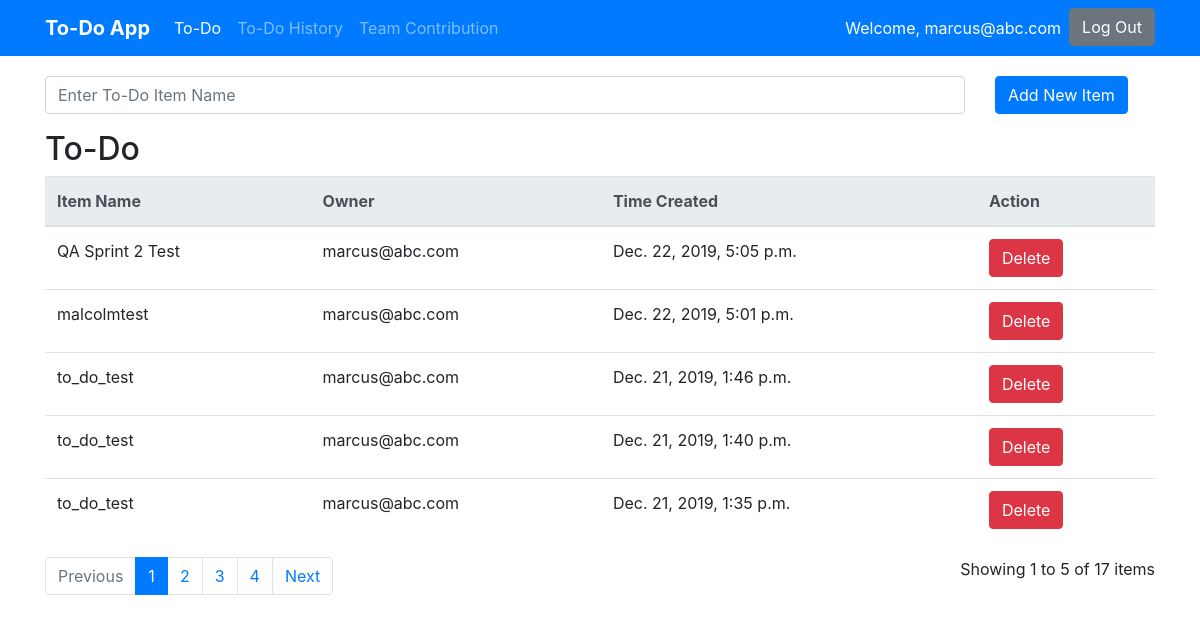
Page /To_do_page/ (signed in) on the earlier database version.
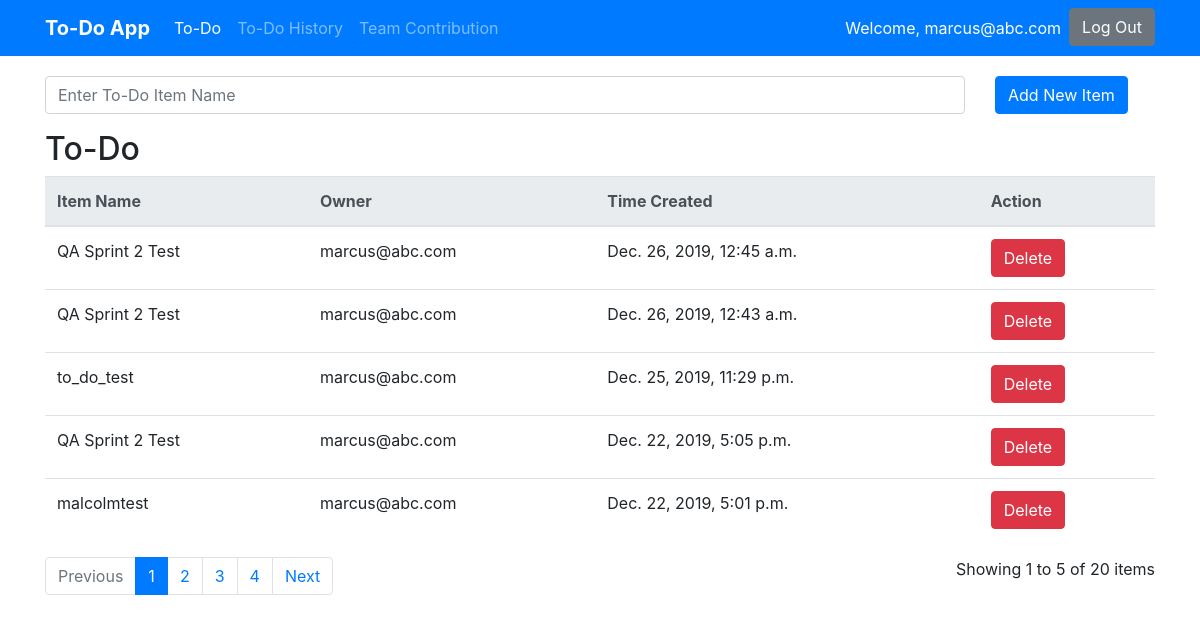
Same page on the later database version.
### To_do_page/models.py (models this page shows)
class ToDoItem(models.Model):
    owner = models.CharField(max_length=100)
    Todo = models.TextField()
    Timecreated = models.DateTimeField()

### To_do_page/views.py (the view, shortened to what this page needs)
# urls.py: path('To_do_page/', todoGreeting, name='todopage'),
def todoGreeting(request):
    context = {}
    own = get_user(request)
    all_todo = ToDoItem.objects.all().filter(owner=own).order_by('-Timecreated')
    paginator = Paginator(all_todo, 5)
    page = request.GET.get('page')
    if page is not None:
        all_todo = paginator.get_page(page)
        context['all_items'] = all_todo
    else:
        all_todo = paginator.get_page(1)
        context['all_items'] = all_todo
    return render(request, 'to_do.html', context)

### To_do_page/templates/to_do.html (shortened to what this page needs)
{% extends 'base.html' %}
{% block content %}
{% if user.is_authenticated %}
<form action="{% url 'todopage' %}" method="post">
	<div class="row">
			<div class="col-sm-8 col-md-9 col-lg-10">
				<div class="form-group" id="form-container">
					<input type="text" class="form-control" id="Todo" name="Todo" placeholder="Enter To-Do Item Name" required>
				</div>
			</div>
			<div class="col-sm-4 col-md-3 col-lg-2">
				<div id="add-btn-container">
					<button class="btn btn-primary" type="submit">Add New Item</button>
				</div>
			</div>
	</div>
</form>
<h2>To-Do</h2>
<table class="table" id="to-do-table">
	<thead class="thead-light">
		<tr>
			<th>Item Name</th>
			<th>Owner</th>
			<th>Time Created</th>
			<th>Action</th>
		</tr>
	</thead>
	<tbody>
		{% for todo_item in all_items %}
		<tr>
			<td name="todo">{{ todo_item.Todo }}</td>
			<td name="owner">{{ todo_item.owner }}</td>
			<td name="time_created">{{ todo_item.Timecreated }}</td>
			<td name="action">
				<form action="/deleteTodo/{{todo_item.id}}/{{todo_item.owner}}/{{todo_item.Todo}}/" method="post">
					<button name="delete" class="btn btn-danger" type="submit">Delete</button>
				</form>
			</td>
		</tr>
		{% endfor %}
	</tbody>
</table>
<div class="row">
	<div class="col-sm-8">
		{% if all_items.has_other_pages %}
		<ul class="pagination">
		  {% if all_items.has_previous %}
			<li class="page-item"><a class="page-link" href="?page={{ all_items.previous_page_number }}">Previous</a></li>
		  {% else %}
			<li class="page-item disabled"><span class="page-link">Previous</span></li>
		  {% endif %}
		  {% for i in all_items.paginator.page_range %}
			{% if all_items.number == i %}
			  <li class="page-item active"><span class="page-link">{{ i }} <span class="sr-only">(current)</span></span></li>
			{% else %}
			  <li class="page-item"><a class="page-link" href="?page={{ i }}">{{ i }}</a></li>
			{% endif %}
		  {% endfor %}
		  {% if all_items.has_next %}
			<li class="page-item"><a class="page-link" href="?page={{ all_items.next_page_number }}">Next</a></li>
		  {% else %}
			<li class="page-item disabled"><span class="page-link">Next</span></li>
		  {% endif %}
		</ul>
	  {% endif %}
	</div>
	<div class="col-sm-4">
		<p id="pagination-count">Showing {{ all_items.start_index }} to {{ all_items.end_index }} of {{ all_items.paginator.count }} items</p>
	</div>
</div>
{% else %}
<p class='error_msg'>You are not logged in</p>
<a class="btn btn-primary" href="{% url 'login' %}">Login</a>
{% endif %}
{% endblock %}

### templates/base.html (shortened to what this page needs)
{% load static %}
<!DOCTYPE html>
<html>
<head>
    <link rel="stylesheet" href="https://stackpath.bootstrapcdn.com/bootstrap/4.3.1/css/bootstrap.min.css"
>
    <link rel="stylesheet" href="{% static 'css/styles.css' %}">
</head>
<body>
    <nav class="navbar navbar-expand-md navbar-dark bg-primary">
        <div class="container">
            <a class="navbar-brand" href="{% url 'todopage' %}" style="font-weight: bold;">To-Do App</a>
            <div class="collapse navbar-collapse" id="navbarNav">
                <ul class="navbar-nav mr-auto">
                    {% if request.user.is_authenticated %}
                    <li class="nav-item {% if request.resolver_match.url_name == 'todopage' %}active{% endif %}">
                        <a class="nav-link" href="{% url 'todopage' %}">To-Do</a>
                    </li>
                    <li class="nav-item {% if request.resolver_match.url_name == 'todohistorypage' %}active{% endif %}">
                        <a class="nav-link" href="{% url 'todohistorypage' %}">To-Do History</a>
                    </li>
                    <li class="nav-item {% if request.resolver_match.url_name == 'contributionpage' %}active{% endif %}">
                        <a class="nav-link" href="{% url 'contributionpage' %}">Team Contribution</a>
                    </li>
                    {% endif %}
                </ul>
                <ul class="navbar-nav ml-auto">
                    {% if not request.user.is_authenticated %}
                    <li class="nav-item">
                        <a class="btn btn-secondary" href="{% url 'login' %}">Login</a>
                    </li>
                    {% else %}
                    <li class="nav-item">
                        <a class="nav-link active">Welcome, {{ user.username }}</a>
                    </li>
                    <li class="nav-item">
                        <a class="btn btn-secondary" href="{% url 'logout' %}">Log Out</a>
                    </li>
                    {% endif %}
                </ul>
            </div>
        </div>
    </nav>
    <div class="container">
        <main>
            {% block content %}
            {% endblock %}
        </main>
    </div>
</body>
</html>

### To_do_page/static/css/styles.css (style rules this page uses)
#form-container, #add-btn-container { padding-top: 20px; }
#to-do-table, #to-do-history-table { word-wrap: break-word; overflow-wrap: break-word; }
#to-do-table tbody tr td[name=todo], #to-do-history-table tbody tr td[name=item] { max-width: 400px; }
#pagination-count { display: block; text-align: right; }

Differences in the rows shown:
no longer on this page (row unchanged): ToDoItem: Todo "to_do_test", owner "marcus@abc.com", Timecreated "Dec. 21, 2019, 1:46 p.m."
no longer on this page (row unchanged): ToDoItem: Todo "to_do_test", owner "marcus@abc.com", Timecreated "Dec. 21, 2019, 1:40 p.m."
no longer on this page (row unchanged): ToDoItem: Todo "to_do_test", owner "marcus@abc.com", Timecreated "Dec. 21, 2019, 1:35 p.m."
added ToDoItem: Todo "QA Sprint 2 Test", owner "marcus@abc.com", Timecreated "Dec. 26, 2019, 12:45 a.m."
added ToDoItem: Todo "QA Sprint 2 Test", owner "marcus@abc.com", Timecreated "Dec. 26, 2019, 12:43 a.m."
added ToDoItem: Todo "to_do_test", owner "marcus@abc.com", Timecreated "Dec. 25, 2019, 11:29 p.m."
Other differences:
{{ all_items.paginator.count }}: "17" → "20"
